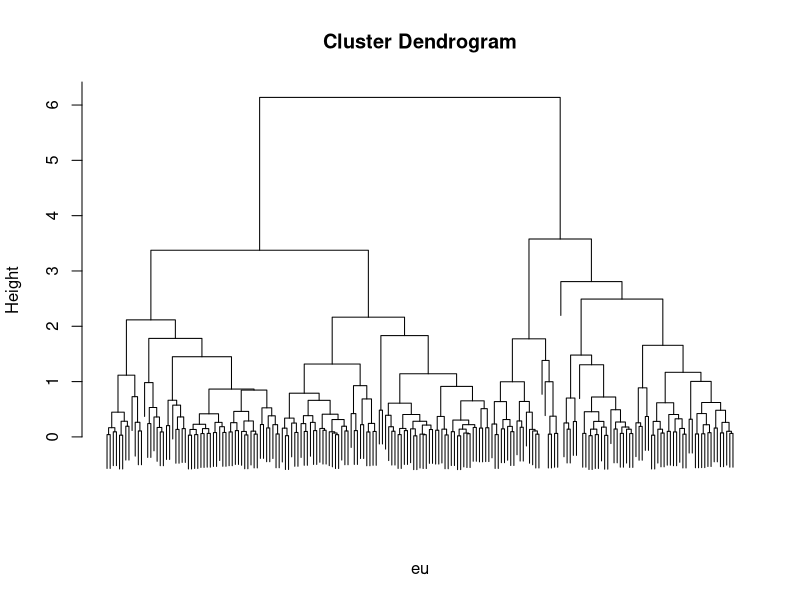
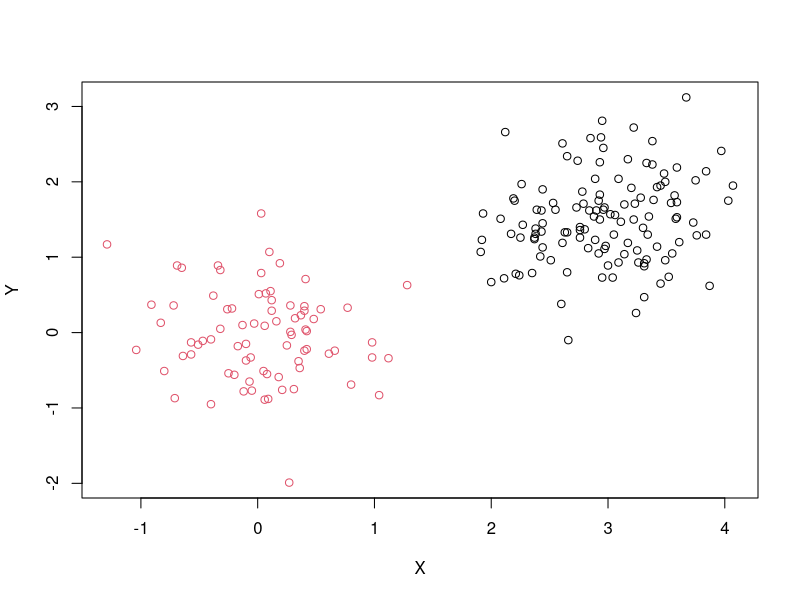

Recreate these plots in R, in order. (Note: this script raises an error after producing the figures.)
df <- read.table('knossos.txt')

eu <- dist(df, method='euclidean')
complete <- hclust(eu, method='complete')

plot(complete, labels = F, sub = "")
tree <- cutree(complete, k = 2)

plot(df, col = tree)

i1 <- which(tree == 1)
i2 <- which(tree == 2)
n1 <- length(i1)
n2 <- length(i2)
colMeans(df[i1,])
colMeans(df[i2,])


coph <- cophenetic(complete)
ew <- cor(eu, coph)
ew

# b


mcshapiro.test(df[i1,])
mcshapiro.test(df[i2,])
# really normal much wow

t1.mean <- sapply(df[i1,],mean)
t2.mean <- sapply(df[i2,],mean)
t1.cov  <- cov(df[i1,])
t2.cov  <- cov(df[i2,])
Sp      <- ((n1-1)*t1.cov + (n2-1)*t2.cov)/(n1+n2-2)

alpha   <- .05
delta.0 <- c(0,0)
Spinv   <- solve(Sp)

T2 <- n1*n2/(n1+n2) * (t1.mean-t2.mean-delta.0) %*% Spinv %*% (t1.mean-t2.mean-delta.0)
p <- 2
cfr.fisher <- (p*(n1+n2-2)/(n1+n2-1-p))*qf(1-alpha,p,n1+n2-1-p)
T2 < cfr.fisher

P <- 1 - pf(T2/(p*(n1+n2-2)/(n1+n2-1-p)), p, n1+n2-1-p)
P  
